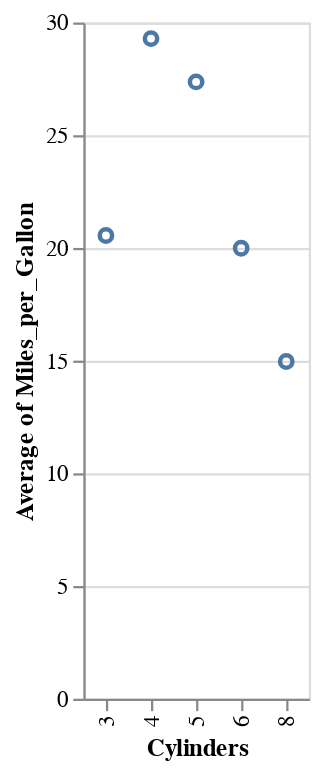

This figure's notebook cell:
### Code cell
# Remove data points where the year <1975
alt.Chart(cars).mark_point().transform_filter("year(datum.Year < 1975)").encode(
    y = alt.Y("average(Miles_per_Gallon):Q"),
    x = alt.X("Cylinders:N")
)

### Figure 1 — Vega-Lite specification as saved in the notebook (floating-point values rounded to 4 significant figures; data arrays with more than 128 entries replaced by an {"elided": "..."} marker saying what was removed)
{"config": {"view": {"continuousWidth": 300, "continuousHeight": 300}}, "data": {"name": "data-f02450ab61490a1363517a0190416235"}, "mark": {"type": "point"}, "encoding": {"x": {"field": "Cylinders", "type": "nominal"}, "y": {"aggregate": "average", "field": "Miles_per_Gallon", "type": "quantitative"}}, "transform": [{"filter": "year(datum.Year < 1975)"}], "$schema": "https://vega.github.io/schema/vega-lite/v5.8.0.json", "datasets": {"data-f02450ab61490a1363517a0190416235": {"elided": "406 records"}}}
